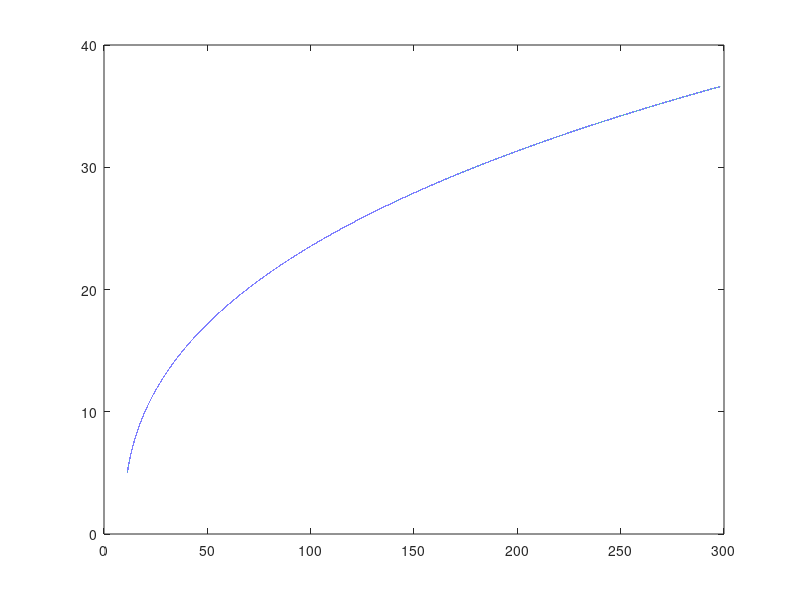

Reproduce this figure in MATLAB.
clear; clc; close all;

np = 10001;

delta = 0.012;
C_D0_c = 0.0093961;
C_D0_t = 2.3856961;
A_R = 19.66;
S = 45.8;
mass = 5500/2.2;
W = mass*9.81;
rho_c = 1.225*0.7422;
rho_t = 1.225;
U_stall = 30.5; 
U_to = U_stall * 1.2;   %must operate above U_to
power_max_t = 236000;
power_max_c = 201000;
D = 2.8;
n = 16;
mu_rolling = 0.03;
C_L_t = 0.75;

U = linspace(0.1, 50, np);
C_L = W ./ (0.5*rho_c*U.^2*S);
C_Di = (1+delta)*C_L.^2 / (pi*A_R);
D_i_c = C_Di * 0.5*rho_c.*U.^2;
D_0_c = C_D0_c*0.5*rho_c.*U.^2;
Drag_c = D_0_c + D_i_c;

[power_c, idx] = min(Drag_c);
U_c = U(idx);

J = U/(D*n);
eff_prop = 0.9717*J.^0.5279;
%eff_prop = -0.85.*(J).*(J-2);

Thrust_t = power_max_t * eff_prop ./ U;

static_thrust = power_max_t*0.0149;     %See Mair p103

for thrust_idx = 1:np
    if U(thrust_idx)<5
        Thrust_t(thrust_idx) = static_thrust;
    end
end

Lift_t = C_L_t*0.5*rho_t.*U.^2*S;
D_0_t = C_D0_t*0.5*rho_c.*U.^2;
D_i_t = ((1+delta)*C_L_t^2 / (pi*A_R))*0.5*rho_c.*U.^2;
Drag_t = D_0_t + D_i_t;

dist(1) = 0;
U_t(1) = 0;
i = 1;
dt = 0.0001;

while U_t(end)<U_to
    [~, j] = min(abs(U-U_t(i)));
    a(i) = (Thrust_t(j) - Drag_t(j) - mu_rolling*(W-Lift_t(j)))/mass;
    U_t(i+1) = U_t(i) + a(i)*dt;
    dist(i+1) = dist(i) + U_t(i)*dt + 0.5*a(i)*dt^2;
    i=i+1;
end

a(end+1)=a(end);
disp([dist(end) "takeoff distance (m)"])
plot(dist, U_t)

%plot(U, Thrust_t)
%hold on;
%plot(U, Drag_t)
%legend(["Thrust", "Drag"])






